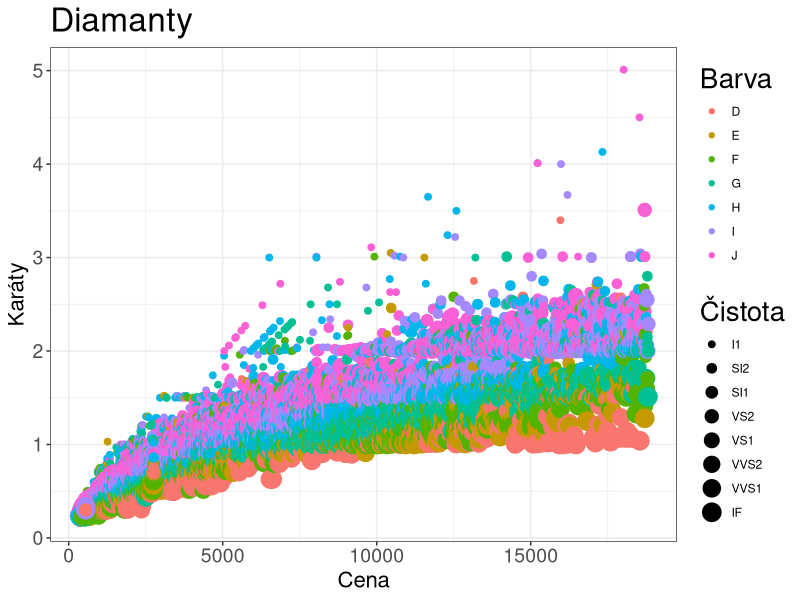
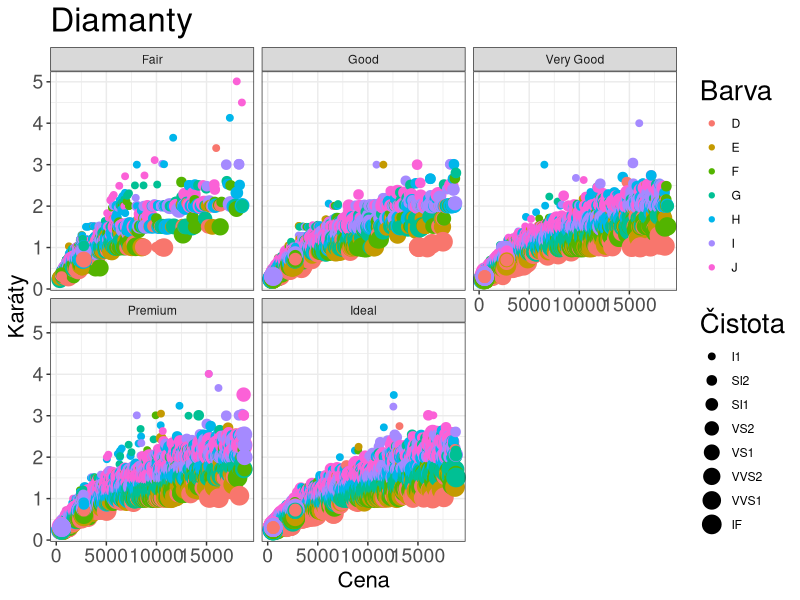
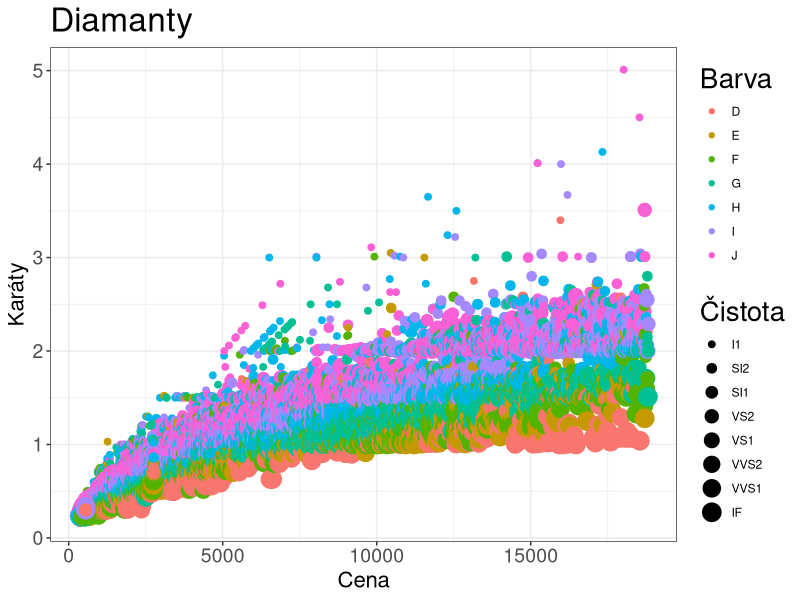

Generate these figures, in order, with R:
## ---- chunk 1
#| echo: true
#| output-location: slide
library(ggplot2)
data(diamonds)

ggplot(diamonds) +
    geom_point((aes(price, carat, color = color, size = clarity))) +
    scale_color_discrete() +
    labs(
        title = "Diamanty", x = "Cena", y = "Karáty",
        color = "Barva", size = "Čistota"
    ) +
    theme_bw() +
    theme(
        axis.title = element_text(size = 16),
        title = element_text(size = 20),
        axis.text = element_text(size = 14)
    )
## ---- chunk 2
#| echo: true
#| output-location: slide
library(ggplot2)
data(diamonds)

ggplot(diamonds) +
    geom_point((aes(price, carat, color = color, size = clarity))) +
    scale_color_discrete() +
    facet_wrap(vars(cut)) +
    labs(
        title = "Diamanty", x = "Cena", y = "Karáty",
        color = "Barva", size = "Čistota"
    ) +
    theme_bw() +
    theme(
        axis.title = element_text(size = 16),
        title = element_text(size = 20),
        axis.text = element_text(size = 14)
    )
## ---- chunk 3
#| echo: true
#| output-location: slide
library(ggplot2)
data(diamonds)

template <- list(
    labs(
        title = "Diamanty", x = "Cena", y = "Karáty",
        color = "Barva", size = "Čistota"
    ),
    theme_bw(),
    theme(
        axis.title = element_text(size = 16),
        title = element_text(size = 20),
        axis.text = element_text(size = 14)
    )
)

ggplot(diamonds) +
    geom_point((aes(price, carat, color = color, size = clarity))) +
    scale_color_discrete() +
    template

